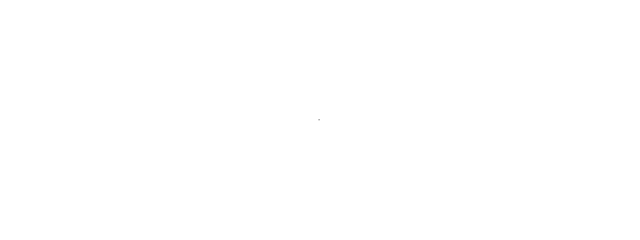
Frame 1 (no input)
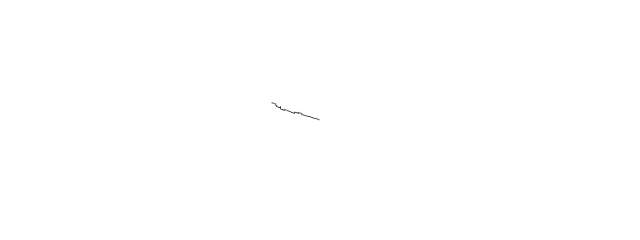
Frame 60 (no input)
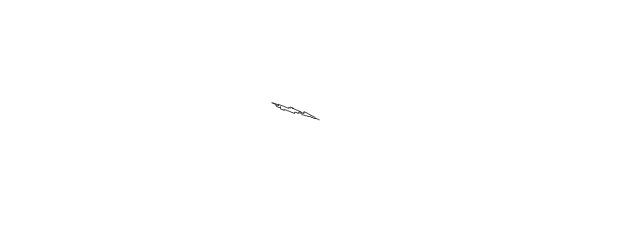
Frame 120 (the mouse pressed at the canvas centre since frame 60)

The p5.js sketch that drew these frames (run headless with seeded random() and noise() and a simulated clock; from frame 60 on, the mouse is pressed at the canvas centre):

// p5.js sketch
// ── sketch.js
// The Nature of Code
// Daniel Shiffman
// http://natureofcode.com


let walker;
let prevMouseX, prevMouseY

function setup() {
  createCanvas(640, 240);
  prevMouseX = mouseX;
  prevMouseY = mouseY;

  walker = new Walker();
  background(255);
}

function draw() {
  console.log('prevMouseX == ' + prevMouseX + ' | ' + 'prevMouseY == ' + prevMouseY )
  // Calculate the direction vector
  // let direction = getMouseDirection(prevMouseX, prevMouseY, mouseX, mouseY);

  
  // Update prevMouseX and prevMouseY after drawing
  prevMouseX = mouseX;
  prevMouseY = mouseY;  

  walker.step();
  walker.show();

  console.log('mouseX == ' + mouseX + ' | ' + 'mouseY == ' + mouseY + '\n\n')
  
}

function radiansToDegrees(radians) {
  return radians * (180/Math.PI)
}

// Function to calculate the direction vector
function getMouseDirection(x1, y1, x2, y2) {
  let deltaX = x2 - x1;
  let deltaY = y2 - y1;

  console.log(`deltaX: ${deltaX} = ${x1} - ${x2}`);
  console.log(`deltaY: ${deltaY} = ${y1} - ${y2}`);
  
  // Calculate the magnitude of the vector
  let magnitude = sqrt(deltaX * deltaX + deltaY * deltaY);
  
  // normalized direction vector
  let direction_vector = { x: deltaX / magnitude, y: deltaY / magnitude };

  // calculate the angle in radians
  let angle = atan2(deltaY, deltaX) 

  if (magnitude !== 0) {
    return {
      "direction_vector" : direction_vector,
      "angle_radians" : angle,
      "angle_degrees" : radiansToDegrees(angle)
    };
  } else {
    return null;
  }
}

class Walker {
  constructor() {
    this.x = width / 2;
    this.y = height / 2;
  }

  show() {
    stroke(10);
    point(this.x, this.y);
  }

  step() {
    const choice = random(1);
    let stepSize = 1
    
    if (choice < 0.75) {
      let direction = getMouseDirection(this.x, this.y, mouseX, mouseY);
      console.log('Direction - Rads: ' + direction?.angle_radians.toFixed(2) + ', Degrees: ' + direction?.angle_degrees.toFixed() + ', D_Vector: ' + JSON.stringify(direction?.direction_vector) )        
      this.x += direction?.direction_vector.x * stepSize
      this.y += direction?.direction_vector.y * stepSize
      
    } else if (choice < 0.85) {
      this.x--;
    } else if (choice < 0.90 ) {
      this.y++;
    } else {
      this.y--;
    }
  }
}
